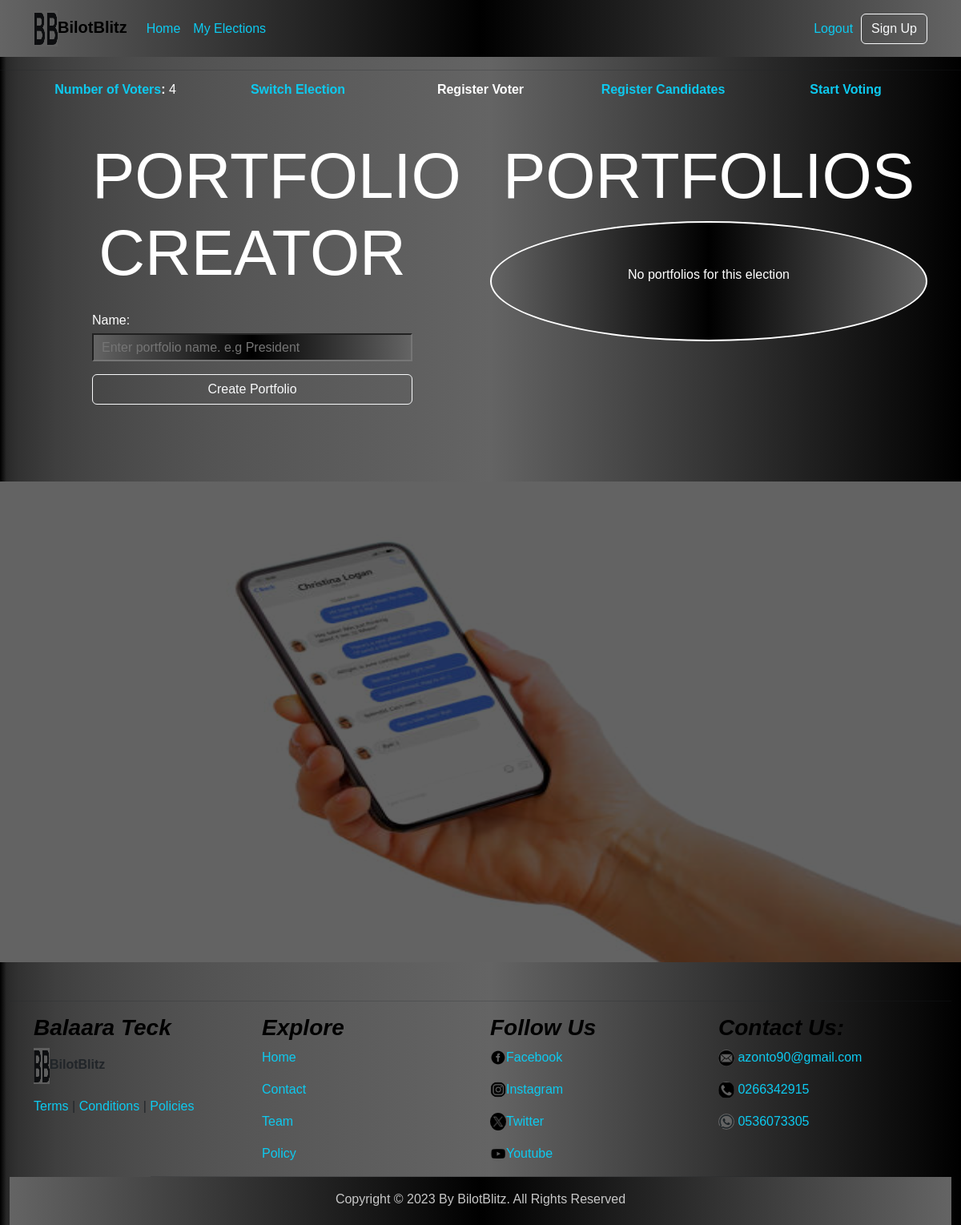
The page /portfolios/37 (signed in) on the database as committed earlier.
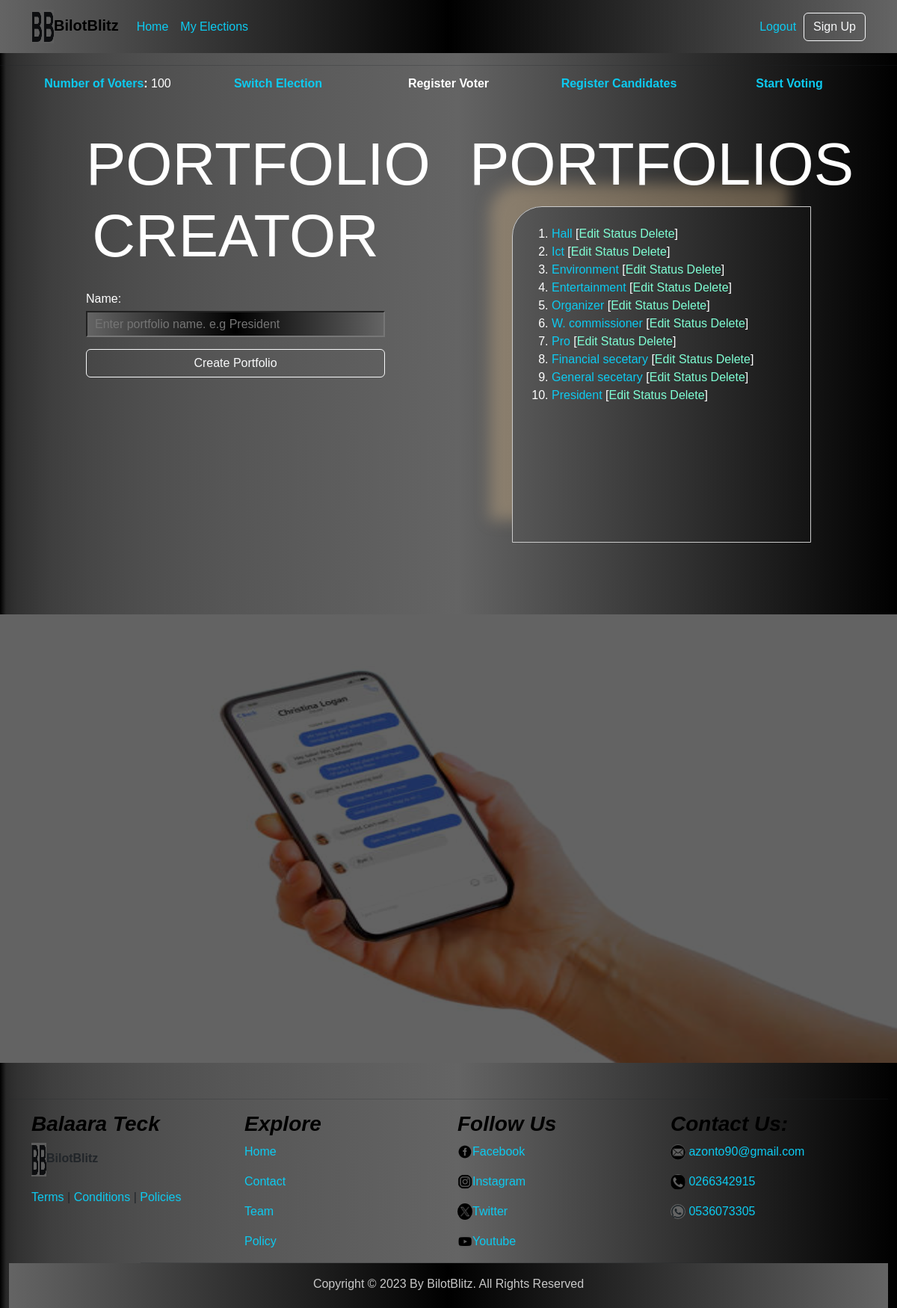
The same page on the database as committed later.
### base_app/models.py (models this page shows, shortened)
class PortfolioModel(models.Model):
    portfolio_name = models.CharField(max_length=255)
    election_name = models.ForeignKey(ElectorialCommissionOfficerModel, on_delete=models.CASCADE)

### base_app/views.py (the view, shortened to what this page needs)
# urls.py: path('portfolios/<int:pk>', views.PortfolioView.as_view(), name='portfolios'),
class PortfolioView(CreateView):
    model=PortfolioModel
    form_class = PortfolioForm
    template_name="portfolio.html"
    def get_context_data(self,**kwargs):
        context = super().get_context_data(**kwargs)
        pk = self.kwargs.get("pk")
        election = get_object_or_404(ElectorialCommissionOfficerModel,user=self.request.user,id=pk)
        context["portfolios"] = PortfolioModel.objects.filter(election_name=election)
        context["election"] = election
        context["no_of_voters"] = len(VoterRegistrationModel.objects.filter(election_name=election))
        context["template_name"] = "portfolio.html"
        return context

### base_app/forms.py
class PortfolioForm(forms.ModelForm):
    class Meta:
        model = PortfolioModel
        fields = ["portfolio_name"]
    portfolio_name = forms.CharField(label='Portfolio Name:', widget=forms.TextInput(attrs={'placeholder': 'Enter portfolio name. e.g President'}))

### templates/portfolio.html (shortened to what this page needs)
{%extends 'base_template.html'%}
{%block header%}
    <header>
        {%include 'header.html'%}
    </header>
{%endblock header%}
{%block content%}
<main>
    {% include 'explore.html'%}
<div class="container pt-5 pb-5">
<div class="row">
    <div class="col-12 col-lg-6">
        <form method="POST" class="new-portfolio">
            <h3 class="text-center pb-3 text-white display-1">PORTFOLIO CREATOR</h3>
            {% for field in form %}
                    <p class="m-0 text-white">Name:</p>
                    <p class="pt-1">{{field}}</p>
            {%endfor%}
            <button type="submit" class="btn btn-outline-light">Create Portfolio</button>
        </form>
    </div>
    <div class="col-12 col-lg-6 mb-5 mt-5 m-lg-0">
        <h3 class="portfolio-header text-white text-center display-1">PORTFOLIOS</h3>
        {% if portfolios %}
        <div class="old-portfolio scrollable-div">
        <ol class="pt-4">
        {%for portfolio in portfolios reversed%}
            <li class="text-white">
                <a href="" class="text-info">{{portfolio.portfolio_name}}</a>
                [<a href="">Edit</a>
                <a href="">Status</a>
                <a href="">Delete</a>]
            </li>
        {%endfor%}
        </ol>
        </div>
        {%else%}
        <div class="text-center text-white no-portfolio">
            <p>No portfolios for this election</p>
        </div>
        {%endif%}
    </div>
  </div>
</div>
<div class="mt-5">
    {%include 'site_visual.html'%}
</div>
</main>
{%endblock content%}
{%block footer%}
<footer>
    {%include 'footer.html'%}
</footer>
{%endblock footer%}

### templates/base_template.html (shortened to what this page needs)
{% load static %}
<!DOCTYPE html>
<html lang="en">
<head>
    <link href="{% static 'bootstrap-5.3.3-dist/css/bootstrap.min.css' %}" rel="stylesheet">
    <link rel="stylesheet" href="{% static 'index.css' %}">
</head>
<body class="">
    {%block header%}
    {%endblock header%}
    {%block content%}
    {%endblock content%}
    {%block footer%}
    {%endblock footer%}
</body>
</html>

### templates/header.html (shortened to what this page needs)
{% load static %}
  <div class="nav-container">
    <nav class="navbar navbar-expand-lg">
        <div class="container">
          <a class="navbar-brand navbar-brand-text" href="{% url 'home' %}"><img src="{% static 'images/logo.png' %}" alt="" width="30" height="45">BilotBlitz</a>
          <div class="collapse navbar-collapse" id="navbarSupportedContent">
            <ul class="navbar-nav me-auto mb-2 mb-lg-0">
              <li class="nav-item">
                <a class="nav-link text-info" aria-current="page" href="{% url 'home' %}">Home</a>
              </li>
              <li class="nav-item">
                <a class="nav-link text-info" href="{% url 'my_elections' %}">My Elections</a>
              </li>
            </ul>
              {% if request.user.is_authenticated %}
              <a class="nav-link text-info" href="{% url 'logout' %}">Logout</a>
             {% else%}
             <a class="nav-link text-info" href="{% url 'login' %}">Log In</a>
             {%endif%}
            <a class="btn btn-outline-light signup mt-2 mt-lg-0" href="{% url 'register' %}" type="button">Sign Up</a>
          </div>
        </div>
    </nav>
    <hr>
</div>

### templates/explore.html (shortened to what this page needs)
<div class="container">
    <div class="row">
        <div class="col d-none d-md-inline text-center text-white">
            {%if template == "my_voters.html"%}
            <strong>
                <a href="{% url 'voter_register' election.id %}" class="text-white text-decoration-none">
                Register Voter</a>
            </strong>
            {%else%}
            <strong>
                <a href="{% url 'voters' election.id %}" class="text-info text-decoration-none">
                Number of Voters</a>:
            </strong> {{no_of_voters}}
            {%endif%}
        </div>
        <div class="col d-none d-md-inline text-center">
            <a href="{% url 'my_elections' %}" class="text-decoration-none text-info"><strong>Switch Election</strong></a>
        </div>
        <div class="col d-none d-md-inline text-center">
            {% if template_name == "portfolio.html" %}
            <a class="text-decoration-none text-info" href="{% url 'voter_register' election.id %}">
                <strong class="text-white">Register Voter</strong>
                </a>
            {%else%}
            <a class="text-decoration-none text-info" href="{% url 'portfolios' election.id %}">
            <strong class="text-info">Create Portfolios</strong>
            </a>
            {%endif%}
        </div>
        <div class="col d-none d-md-inline text-center">
            {%if template_name == "candidate.html" %}
            <a class="text-decoration-none text-info" href="{% url 'voter_register' election.id %}">
                <strong class="text-white">Register Voter</strong>
            </a>
            {%else%}
            <a class="text-decoration-none text-info" href="{% url 'candidates' election.id %}">
                <strong class="text-info">Register Candidates</strong>
            </a>
            {%endif%}
        </div>
        <div class="col d-none d-md-inline text-center">
            <strong class="text-info">Start Voting</strong>
        </div>
    </div>
</div>

### templates/site_visual.html
{% load static %}
<img class="site_visual" src="{% static 'images/image2.jpg' %}" alt="" >

### templates/footer.html
{% load static %}
    <div class="container-fluid mt-5">
    <hr>
    <div class="site-summary container">
      <div class="row text-center text-lg-start">
        <div class="col-12 col-sm-6 col-md-4 col-xl-3">
          <h3>Balaara Teck</h3>
          <a class="navbar-brand navbar-brand-text" href="{% url 'home' %}"><img src="{% static 'images/logo.png' %}" alt="" width="30" height="45">BilotBlitz</a>
          <p class="mt-3"><a href="">Terms</a> | <a href="">Conditions</a> | <a href="">Policies</a></p>
        </div>
        <div class="col-12 col-sm-6  col-md-4 col-xl-3">
          <h3>Explore</h3>
          <p><a href="">Home</a></p>
          <p><a href="">Contact</a></p>
          <p><a href="">Team</a></p>
          <p><a href="">Policy</a></p>
        </div>
        <div class="col-12 col-sm-6 col-md-4 col-xl-3">
          <h3>Follow Us</h3>
          <p><a href="face"><img src="{% static 'images/fb.png' %}" alt="Facebook">Facebook</a></p>
          <p><a href=""><img src="{% static 'images/ig.png' %}" alt="Instagram">Instagram</a></p>
          <p><a href=""><img src="{% static 'images/tw.png' %}" alt="Twitter">Twitter</a></p>
          <p><a href=""><img src="{% static 'images/yt.png' %}" alt="Youtube">Youtube</a></p>
        </div>
        <div class="col-12 col-sm-6 col-md-4 col-xl-3">
          <h3>Contact Us:</h3>
          <p><a href=""><img src="{% static 'images/em.png' %}" alt="Email"> azonto90@gmail.com</a></p>
          <p><a href=""><img src="{% static 'images/ph.png' %}" alt="Phone"> 0266342915</a></p>
          <p><a href=""><img src="{% static 'images/ws.png' %}" alt="WhatSaPP"> 0536073305</a></p>
        </div>
      </div>
    </div>
    <hr width="70%" class="m-auto">
    <div class="pt-3 pb-1 Copyright">
      <p  class="text-center">Copyright &copy; 2023 By BilotBlitz. All Rights Reserved</p>
    </div>
</div>

### static/index.css (style rules this page uses)
* { margin: 0; padding: 0; box-sizing: border-box; }
body { font-family: 'Lucida Sans', 'Lucida Sans Regular', 'Lucida Grande', 'Lucida Sans Unicode', Geneva, Verdana, sans-serif; background: linear-gradient(90deg,black,2%,rgb(100, 100, 100),black); }
main { padding-top: 100px; }
img { filter: brightness(39%); }
.site_visual { width: 100%; height: 600px; }
nav { background: linear-gradient(90deg,rgb(100, 100, 100),black,rgb(100, 100, 100)); }
.navbar-brand-text { font-weight: bold; }
.navbar-brand-text img { border-radius: 0; }
header { position: fixed; width: 100%; top: 0; z-index: 100; }
.signup { margin-left:10px; }
.new-portfolio { max-width: 400px; margin: 0 auto; display: flex; flex-direction: column; }
.new-portfolio input { width: 100%; background:linear-gradient(90deg, rgb(100, 100, 100),black,rgb(100, 100, 100)); height: 35px; padding-left:10px; }
.old-portfolio a { text-decoration: none; color: aquamarine; }
.old-portfolio { margin: auto auto; max-width: 350px; padding-left: 20px; }
.scrollable-div { white-space: nowrap; }
.scrollable-div,.scrollable { height: 450px;; max-width: 400px; margin: 0 auto; overflow-y: auto; border: 1px solid #ccc; padding-right:10px; border-top-left-radius: 40px; box-shadow: -30px -30px 20px rgba(213, 183, 139,.4); }
footer a { text-decoration: none; color: rgb(13, 202, 240); }
footer h3 { font-weight: 700; color: black; font-style: italic; }
.Copyright { color: rgb(200, 200, 200); background: linear-gradient(90deg,rgb(100, 100, 100),black,rgb(100, 100, 100)); }
footer img { width: 20px; filter: brightness(39%); border-radius: 50%; }

Rows that differ between the two databases and show on the page:
added PortfolioModel: portfolio_name "Hall"
added PortfolioModel: portfolio_name "Ict"
added PortfolioModel: portfolio_name "Environment"
added PortfolioModel: portfolio_name "Entertainment"
added PortfolioModel: portfolio_name "Organizer"
added PortfolioModel: portfolio_name "W. commissioner"
added PortfolioModel: portfolio_name "Pro"
added PortfolioModel: portfolio_name "Financial secetary"
added PortfolioModel: portfolio_name "General secetary"
added PortfolioModel: portfolio_name "President"
Other text that changed with them:
{{ no_of_voters }}: "4" → "100"
text no longer shown: "No portfolios for this election"
